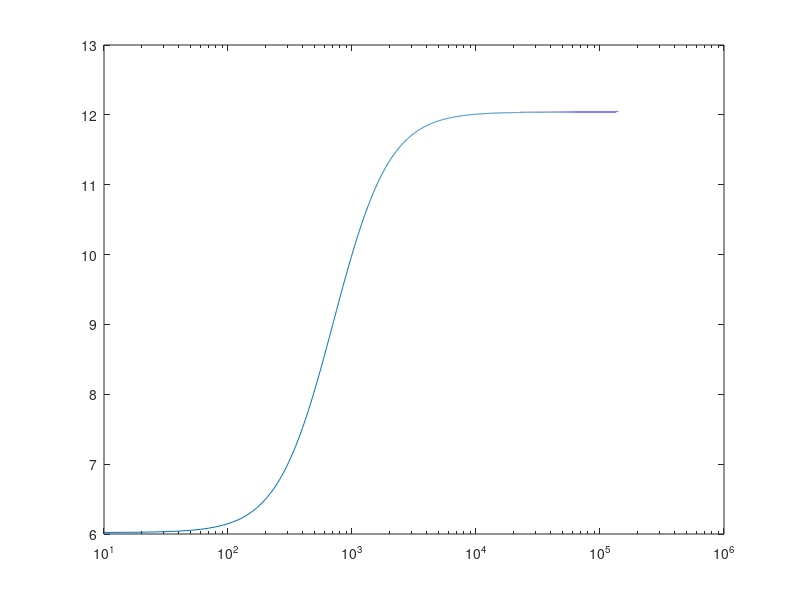

Recreate this plot in MATLAB.
clear all;

R=100;
R1=100;
R2=200;
C=10^-5;

w = 0:10:1000000;
k= -(R2*(1+j*w*C*(R+R1)))./(R1*(1+j*w*C*R));
gain=20*log10(abs(k));
semilogx(w,gain);